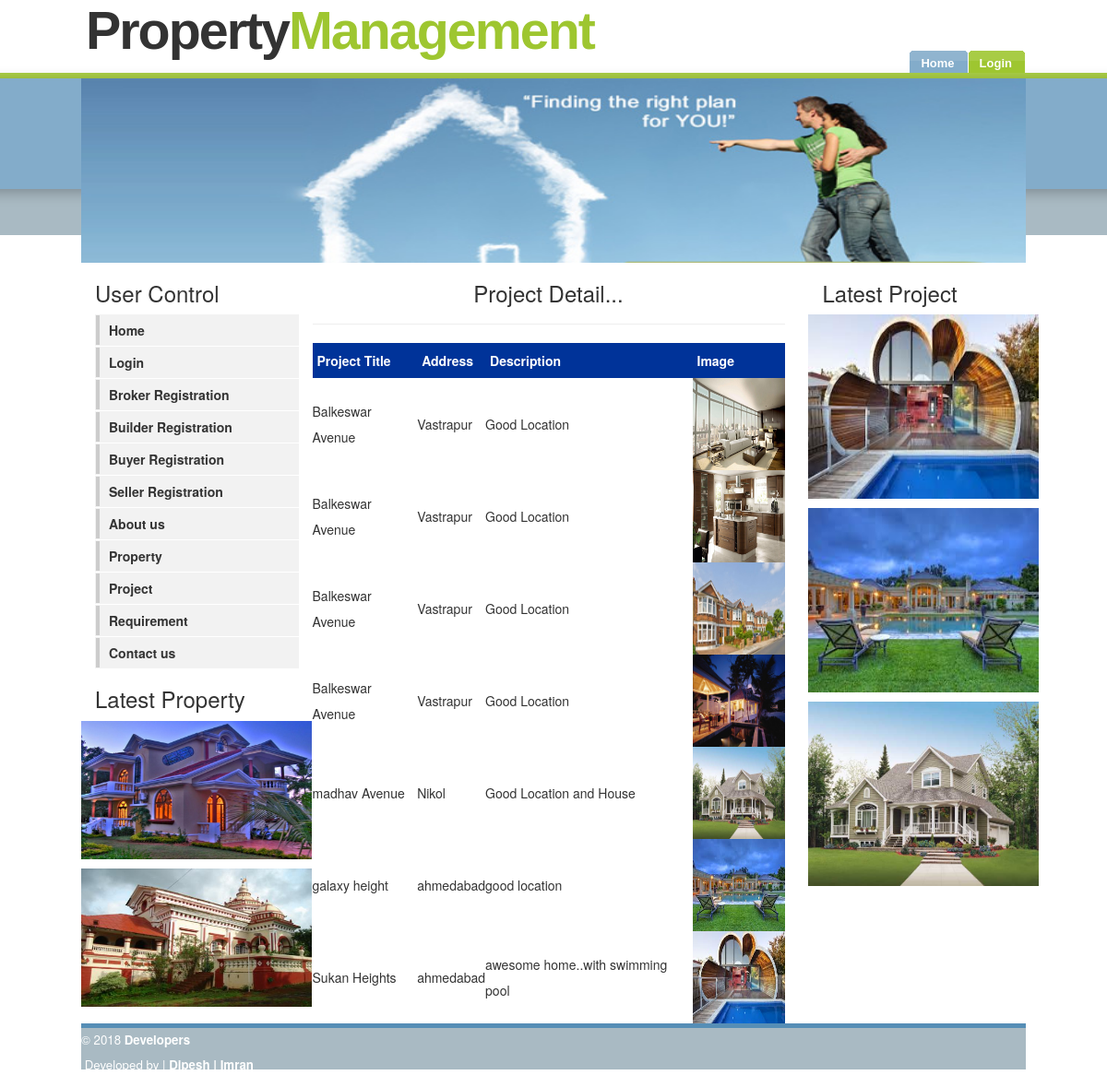
Screenshot of /index.php?page=projectlist.php with the database file from the repository.
### tables this page shows
CREATE TABLE IF NOT EXISTS `tblproperty` (
  `propertyid` int(4) NOT NULL AUTO_INCREMENT,
  `propertyfor` varchar(50) NOT NULL,
  `address` varchar(100) NOT NULL,
  `areaid` int(4) NOT NULL,
  `pincode` int(6) NOT NULL,
  `loginid` int(4) NOT NULL,
  `postdate` date NOT NULL,
  `price` decimal(10,0) NOT NULL,
  `plotarea` decimal(10,0) NOT NULL,
  `carpetarea` decimal(10,0) NOT NULL,
  `builduparea` decimal(10,0) NOT NULL,
  `typeid` decimal(4,0) NOT NULL,
  `furniture` varchar(100) NOT NULL,
  `totalbedroom` int(4) NOT NULL,
  `totalbathroom` int(4) NOT NULL,
  `images` varchar(100) NOT NULL,
  `status` varchar(100) NOT NULL,
  PRIMARY KEY (`propertyid`)
);

CREATE TABLE IF NOT EXISTS `tblproject` (
  `projectid` int(4) NOT NULL AUTO_INCREMENT,
  `projecttitle` varchar(50) NOT NULL,
  `address` varchar(200) NOT NULL,
  `projectimage` varchar(100) NOT NULL,
  `projectdescription` varchar(1000) NOT NULL,
  `loginid` int(4) NOT NULL,
  PRIMARY KEY (`projectid`)
);

### projectlist.php (the view, shortened to what this page needs)
<!DOCTYPE html PUBLIC "-//W3C//DTD XHTML 1.0 Transitional//EN" "http://www.w3.org/TR/xhtml1/DTD/xhtml1-transitional.dtd">
<html xmlns="http://www.w3.org/1999/xhtml">
<head>
</head>
<?php
$query = "select * from tblproject";
$res = mysql_query($query);
?>
<body>
<h3 align="center">Project Detail...</h3><hr />
<table border="0px">
	<tr>
		<th>Project Title</th>
		<th>Address</th>
		<th>Description</th>
		<th>Image</th>
	</tr>
<?php
	while($row = mysql_fetch_array($res))
	{
		echo "<tr>";
			echo "<td>".$row["projecttitle"]."</td>";
			echo "<td>".$row["address"]."</td>";
			echo "<td>".$row["projectdescription"]."</td>";
			echo "<td><img src='projectimage/".$row["projectimage"]."' height='100px' width='100px' alt=''/></td>";
		echo "</tr>";
	}
?>
</table>
</body>
</html>

### index.php (shortened to what this page needs)
<!DOCTYPE html PUBLIC "-//W3C//DTD XHTML 1.0 Strict//EN" "http://www.w3.org/TR/xhtml1/DTD/xhtml1-strict.dtd">
<html xmlns="http://www.w3.org/1999/xhtml" xml:lang="en" lang="en">
	<head>
                <link rel="stylesheet" href="images/BrightSide.css" type="text/css" />
		      <link rel="stylesheet" href="bootstrap-3.3.2/css/bootstrap.min.css" />
	        <link rel="stylesheet" href="bootstrap-3.3.2/css/bootstrap.css" />
		<link href="assets/jquery.bxslider.css" rel="stylesheet" />
	</head>
	<body>
	<div class="container-fluid">
		<div id="wrap">
	<div id="header">
	<h1 id="logo" style="text-transform: capitalize;">Property<span class="green">Management</span></h1>
	<ul>
	<li id="current"><a href="index.php?page=home.php"><span>Home</span></a></li>
	<li><a href="index.php?page=login.php"><span>Login</span></a></li>
	</ul>
	</div>
	<div id="content-wrap"> <img src="images/headerphoto.jpg" alt="headerphoto" class="no-border" height="200" width="1024px" />
	<div id="sidebar">
	<h3>User Control</h3>
	<ul class="sidemenu" >
	<li><a href="index.php?page=home.php">Home</a></li>
	<li><a href="index.php?page=Login.php">Login</a></li>
	<li><a href="index.php?page=Brokerregistration.php">Broker Registration</a></li>
	<li><a href="index.php?page=builderregisration.php">Builder Registration</a></li>
	<li><a href="index.php?page=Buyerregistration.php">Buyer Registration</a></li>
	<li><a href="index.php?page=Sellerregistration.php">Seller Registration</a></li>
	<li><a href="index.php?page=About us.php">About us</a></li>
	<li><a href="index.php?page=propertylist.php">Property</a></li>
	<li><a href="index.php?page=projectlist.php">Project</a></li>
	<li><a href="index.php?page=requirementlist.php">Requirement</a></li>
	<li><a href="index.php?page=Contact us.php">Contact us</a></li>
	</ul>
	<h3>Latest Property</h3>
	<?php
	$query = "select * from tblproperty order by propertyid desc limit 0,3";
	$res = mysql_query($query);
	while($row = mysql_fetch_array($res))
	{echo "<p><img src='propertyimage/".$row["images"]."' height='150px' width='250px' alt='' id='message' /></p>";}
	?>
	</div>
	<div id="main" > <a name="TemplateInfo"></a>
	<?php
	if(isset($_REQUEST["page"]))
	{
		include($_REQUEST["page"]);
	}
	else
	{
		include("Home.php");
	}
	?>
	</div>
	<div id="rightbar" class="ok">
	<h3>Latest Project</h3>
	<?php
	$query = "select * from tblproject order by projectid desc limit 0,3";
	$res = mysql_query($query);
	while($row = mysql_fetch_array($res))
	{echo "<p><img src='projectimage/".$row["projectimage"]."' height='200px' width='250px' alt=''/></p>";}
	?>
	</div>
	 </div>
	<div id="footer">
	<div class="footer-left">
	<p class="align-left"> © 2018 <strong>Developers</strong>
	<br/>&nbspDeveloped by |<strong> Dipesh | Imran</strong><a href="http://www.styleshout.com/"></a>
	</p>
	</div>
	<div class="footer-right">
	<p class="align-right"> <a href="index.html"></a>&nbsp;&nbsp;
	<a href="index.html"></a> </p>
	</div>
	</div>
	 </div>
	</div>
	</body>
</html>

### images/BrightSide.css (style rules this page uses)
* { padding: 0; margin: 0; }
body { margin: 0; padding: 0; font: .70em/1.5em Verdana, Tahoma, Helvetica, sans-serif; color: #666666; background: #A9BAC3 url(bg.gif) repeat-x; text-align: center; }
a { color: #4284B0; background-color: inherit; text-decoration: none; }
h1, h2, h3 { font: bold 1em 'Trebuchet MS', Arial, Sans-serif; color: #333; }
h1 { font-size: 1.5em; color: #6297BC; }
h3 { font-size: 1.3em; }
p, h1, h2, h3 { margin: 10px 15px; }
ul, ol { margin: 10px 30px; padding: 0 15px; color: #4284B0; }
ul span, ol span { color: #666666; }
img { border: 2px solid #CCC; }
img.no-border { border: none; }
#wrap { background: #FFF; width: 1024px; height: 100%; margin: 0 auto; text-align: left; }
#content-wrap { clear: both; margin: 0; padding: 0; background: #FFF; }
#header { position: relative; height: 85px; background: #000 url(headerbg.gif) repeat-x 0% 100%; }
#header h1#logo { position: absolute; margin: 0; padding: 0; font: bolder 4.1em 'Trebuchet MS', Arial, Sans-serif; letter-spacing: -2px; text-transform: lowercase; top: 0; left: 5px; }
#main { float: left; margin-left: 15px; padding: 0; width: 50%; }
#sidebar { float: left; width: 23%; margin: 0; padding: 0; display: inline; }
#sidebar ul.sidemenu { list-style:none; margin:10px 0 10px 15px; padding:0; }
#sidebar ul.sidemenu li { margin-bottom:1px; border: 1px solid #f2f2f2; }
#sidebar ul.sidemenu a { display:block; font-weight:bold; color: #333; text-decoration:none; padding:2px 5px 2px 10px; background: #f2f2f2; border-left:4px solid #CCC; min-height:18px; }
#rightbar { float: right; width: 23%; padding: 0; margin:0; }
#footer { clear: both; color: #FFF; background: #A9BAC3; border-top: 5px solid #568EB6; margin: 0; padding: 0; height: 50px; font-size: 95%; }
#footer .footer-left { float: left; width: 65%; }
#footer .footer-right { float: right; width: 30%; }
#header ul { z-index: 999999; position: absolute; margin:0; padding: 0; list-style:none; right: 0; bottom: 6px !important; bottom: 5px; font: bold 13px Arial, 'Trebuchet MS', Tahoma, verdana, sans-serif; }
#header li { display:inline; margin:0; padding:0; }
#header a { float:left; background: url(tableft.gif) no-repeat left top; margin:0; padding:0 0 0 4px; text-decoration:none; }
#header a span { float:left; display:block; background: url(tabright.gif) no-repeat right top; padding:6px 15px 3px 8px; color: #FFF; }
#header a span { float:none; }
#header #current a { background-position:0% -42px; color: #FFF; }
#header #current a span { background-position:100% -42px; color: #FFF; }
.align-left { text-align: left; }
.align-right { text-align: right; }
.green { color: #9EC630; }
table { border:0px solid black; width:100%; }
table td { border:0px solid black; }
table th { padding:5px; background-color:#003399; color:#FFFFFF; }

### rows the page displays
tblproperty: images (picture)
tblproperty: images (picture)
tblproject: projecttitle "Balkeswar Avenue", address "Vastrapur", projectdescription "Good Location", projectimage (picture)
tblproject: projecttitle "Balkeswar Avenue", address "Vastrapur", projectdescription "Good Location", projectimage (picture)
tblproject: projecttitle "Balkeswar Avenue", address "Vastrapur", projectdescription "Good Location", projectimage (picture)
tblproject: projecttitle "Balkeswar Avenue", address "Vastrapur", projectdescription "Good Location", projectimage (picture)
tblproject: projecttitle "madhav Avenue", address "Nikol", projectdescription "Good Location and House", projectimage (picture)
tblproject: projecttitle "galaxy height", address "ahmedabad", projectdescription "good location", projectimage (picture)
tblproject: projecttitle "Sukan Heights", address "ahmedabad", projectdescription "awesome home..with swimming pool", projectimage (picture)
